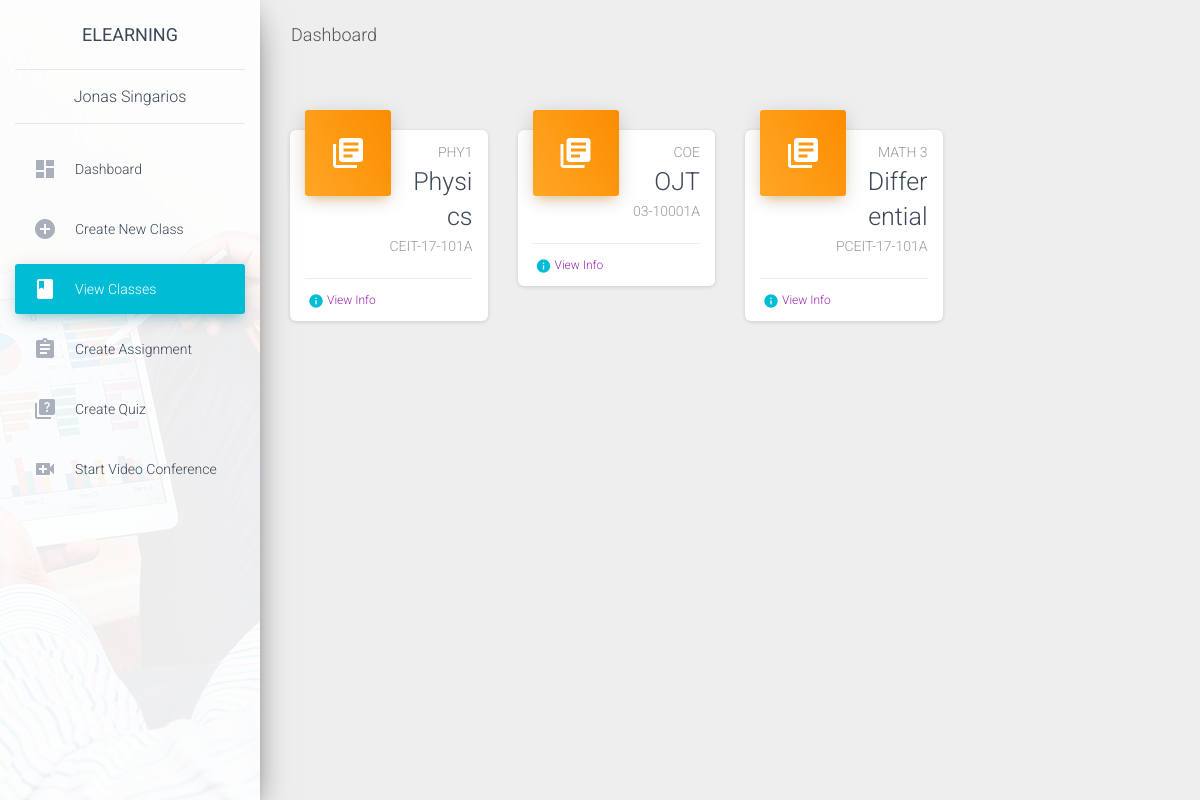
Screenshot of /professors/1/view_classes with the database file from the repository.
### professors/models.py (models this page shows, shortened)
class Professor(models.Model):
    name = models.CharField(max_length=200, null=True)
    email = models.CharField(max_length=200, null=True)
    date_created = models.DateTimeField(auto_now_add=True)

class Class(models.Model):
    professor = models.ForeignKey(Professor, on_delete=models.CASCADE)
    class_code = models.CharField(max_length=200, null=True)
    class_description = models.CharField(max_length=200, null=True)
    class_section = models.CharField(max_length=200, null=True)
    unique_code = models.CharField(max_length=200, null=True, unique=True)
    date_created = models.DateTimeField(auto_now_add=True)

### professors/views.py (the view)
# urls.py: path('<str:pk>/view_classes', views.view_classes, name='professor_view_classes'),
def view_classes(request, pk):
    prof = Professor.objects.get(id=pk)
    show_classes = Class.objects.filter(professor_id=pk)
    context={'prof': prof, 'show_classes':show_classes}
    return render(request, 'professors/view_classes.html', context)

### professors/templates/professors/view_classes.html
{%  extends 'professors/base.html' %}
{% block professors_content %}
<div class="row">
    {% for classes in show_classes %}
        <div class="col-lg-3 col-md-6 col-sm-6">
            <div class="card card-stats">
                <div class="card-header card-header-warning card-header-icon">
                    <div class="card-icon">
                        <i class="material-icons">library_books</i>
                    </div>
                    <p class="card-category">{{ classes.class_code }}</p>
                    <h3 class="card-title">{{ classes.class_description }}</h3>
                    <p class="card-category">{{ classes.class_section }}</p>
                </div>
                <div class="card-footer">
                    <div class="stats">
                        <i class="material-icons text-info">info</i>
                        <a href="{% url 'professor_show_class' prof.id classes.id %}">View Info</a>
                    </div>
                </div>
            </div>
        </div>
    {% endfor %}
</div>
{% endblock professors_content %}

### professors/templates/professors/base.html (shortened to what this page needs)
{% load static %}
<!DOCTYPE html>
<html lang="en">
<head>
  <link rel="stylesheet" href="https://maxcdn.bootstrapcdn.com/font-awesome/latest/css/font-awesome.min.css">
  <link href="{% static 'professors/css/material-dashboard.css' %}" rel="stylesheet" />
</head>
<body class="">
  <div class="wrapper ">
    <div class="sidebar" data-color="azure" data-background-color="white" data-image="{% static 'professors/img/sidebar-3.jpg' %}">
      <div class="logo"><a href="{% url 'professor_dashboard' prof.id %}" class="simple-text logo-normal">
          eLearning
        </a>
      </div>
      <div class="logo text-center">{{prof.name}}</div>
      <div class="sidebar-wrapper">
        {% with request.resolver_match.url_name as url_name %}
        <ul class="nav">
          <li class="nav-item {% if url_name == 'professor_dashboard' %}active{% endif %}">
            <a class="nav-link" href="{% url 'professor_dashboard' prof.id %}">
              <i class="material-icons">dashboard</i>
              <p>Dashboard</p>
            </a>
          </li>
          <li class="nav-item {% if url_name == 'professor_create_class' %}active{% endif %}">
            <a class="nav-link" href="{% url 'professor_create_class' prof.id %}">
              <i class="material-icons">add_circle</i>
              <p>Create New Class</p>
            </a>
          </li>
          <li class="nav-item {% if url_name == 'professor_view_classes' or url_name == 'professor_show_class' or url_name == 'professor_show_students' or url_name == 'professor_show_feed' or url_name == 'professor_show_class_settings'%}active{% endif %}">
            <a class="nav-link" href="{% url 'professor_view_classes' prof.id %}">
              <i class="material-icons">class</i>
              <p>View Classes</p>
            </a>
          </li>
          <li class="nav-item ">
            <a class="nav-link" href="./tables.html">
              <i class="material-icons">assignment</i>
              <p>Create Assignment</p>
            </a>
          </li>
          <li class="nav-item ">
            <a class="nav-link" href="./typography.html">
              <i class="material-icons">quiz</i>
              <p>Create Quiz</p>
            </a>
          </li>
          <li class="nav-item ">
            <a class="nav-link" href="http://meet.google.com/new" target ="_blank">
              <i class="material-icons">video_call  </i>
              <p>Start Video Conference</p>
            </a>
          </li>
          <li class="nav-item active-pro ">
            <a class="nav-link" href="./upgrade.html">
            </a>
          </li>
        </ul>
        {% endwith %}
      </div>
    </div>
    <div class="main-panel">
      <nav class="navbar navbar-expand-lg navbar-transparent navbar-absolute fixed-top ">
        <div class="container-fluid">
          <div class="navbar-wrapper">
            <a class="navbar-brand" href="javascript:;">Dashboard</a>
          </div>
        </div>
      </nav>
      <div class="content">
        <div class="container-fluid">
          {% block professors_content %} {% endblock %}
        </div>
      </div>
    </div>
  </div>
</body>
</html>

### rows the page displays
Professor: name "Jonas Singarios"
Class: class_code "PHY1", class_description "Physics", class_section "CEIT-17-101A"
Class: class_code "COE", class_description "OJT", class_section "03-10001A"
Class: class_code "MATH 3", class_description "Differential", class_section "PCEIT-17-101A"
